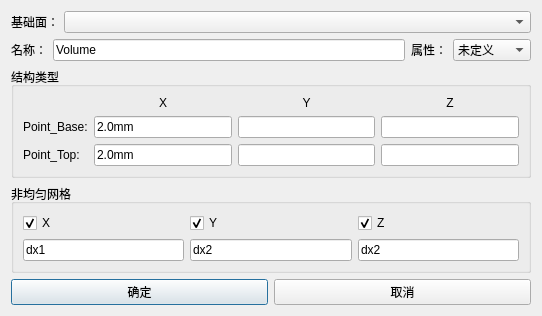
<?xml version="1.0" encoding="UTF-8"?>
<ui version="4.0">
 <class>Dialog_DraftModeling_Revolution</class>
 <widget class="QDialog" name="Dialog_DraftModeling_Revolution">
  <property name="windowModality">
   <enum>Qt::ApplicationModal</enum>
  </property>
  <property name="geometry">
   <rect>
    <x>0</x>
    <y>0</y>
    <width>542</width>
    <height>283</height>
   </rect>
  </property>
  <property name="sizePolicy">
   <sizepolicy hsizetype="Fixed" vsizetype="Fixed">
    <horstretch>0</horstretch>
    <verstretch>0</verstretch>
   </sizepolicy>
  </property>
  <property name="minimumSize">
   <size>
    <width>0</width>
    <height>0</height>
   </size>
  </property>
  <property name="maximumSize">
   <size>
    <width>16777215</width>
    <height>16777215</height>
   </size>
  </property>
  <property name="windowTitle">
   <string>草图建模-旋转</string>
  </property>
  <layout class="QGridLayout" name="gridLayout_3">
   <item row="0" column="0">
    <layout class="QHBoxLayout" name="horizontalLayout_type">
     <property name="spacing">
      <number>5</number>
     </property>
     <property name="sizeConstraint">
      <enum>QLayout::SetNoConstraint</enum>
     </property>
     <item>
      <widget class="QLabel" name="label">
       <property name="sizePolicy">
        <sizepolicy hsizetype="Preferred" vsizetype="Minimum">
         <horstretch>0</horstretch>
         <verstretch>0</verstretch>
        </sizepolicy>
       </property>
       <property name="text">
        <string>基础面：</string>
       </property>
      </widget>
     </item>
     <item>
      <widget class="StyledComboBox" name="comboBox_Areas">
       <property name="sizePolicy">
        <sizepolicy hsizetype="MinimumExpanding" vsizetype="Fixed">
         <horstretch>0</horstretch>
         <verstretch>0</verstretch>
        </sizepolicy>
       </property>
      </widget>
     </item>
    </layout>
   </item>
   <item row="1" column="0">
    <layout class="QHBoxLayout" name="horizontalLayout_name">
     <item>
      <widget class="QLabel" name="Label_Name_2">
       <property name="sizePolicy">
        <sizepolicy hsizetype="Fixed" vsizetype="Preferred">
         <horstretch>0</horstretch>
         <verstretch>0</verstretch>
        </sizepolicy>
       </property>
       <property name="text">
        <string>名称：</string>
       </property>
      </widget>
     </item>
     <item>
      <widget class="QLineEdit" name="LineEdit_Name">
       <property name="sizePolicy">
        <sizepolicy hsizetype="Preferred" vsizetype="Fixed">
         <horstretch>0</horstretch>
         <verstretch>0</verstretch>
        </sizepolicy>
       </property>
       <property name="text">
        <string>Volume</string>
       </property>
      </widget>
     </item>
     <item>
      <widget class="QLabel" name="Label_Shadow_2">
       <property name="sizePolicy">
        <sizepolicy hsizetype="Fixed" vsizetype="Preferred">
         <horstretch>0</horstretch>
         <verstretch>0</verstretch>
        </sizepolicy>
       </property>
       <property name="text">
        <string>属性：</string>
       </property>
      </widget>
     </item>
     <item>
      <widget class="StyledComboBox" name="ComboBox_Shadow_Attribute">
       <property name="enabled">
        <bool>true</bool>
       </property>
       <property name="sizePolicy">
        <sizepolicy hsizetype="Maximum" vsizetype="Fixed">
         <horstretch>0</horstretch>
         <verstretch>0</verstretch>
        </sizepolicy>
       </property>
       <property name="maximumSize">
        <size>
         <width>16777215</width>
         <height>16777215</height>
        </size>
       </property>
       <property name="sizeIncrement">
        <size>
         <width>1</width>
         <height>0</height>
        </size>
       </property>
       <property name="editable">
        <bool>false</bool>
       </property>
       <item>
        <property name="text">
         <string>未定义</string>
        </property>
       </item>
       <item>
        <property name="text">
         <string>理想导体</string>
        </property>
       </item>
       <item>
        <property name="text">
         <string>自定义</string>
        </property>
       </item>
       <item>
        <property name="text">
         <string>真空</string>
        </property>
       </item>
      </widget>
     </item>
    </layout>
   </item>
   <item row="2" column="0">
    <widget class="QGroupBox" name="groupBox_main">
     <property name="title">
      <string>结构类型</string>
     </property>
     <layout class="QGridLayout" name="gridLayout_5">
      <item row="1" column="0">
       <widget class="QLabel" name="label_2">
        <property name="text">
         <string>Point_Base:</string>
        </property>
       </widget>
      </item>
      <item row="1" column="2">
       <widget class="QLineEdit" name="lineEdit_PointBaseY"/>
      </item>
      <item row="1" column="1">
       <widget class="QLineEdit" name="lineEdit_PointBaseX">
        <property name="text">
         <string>2.0mm</string>
        </property>
       </widget>
      </item>
      <item row="3" column="3">
       <widget class="QLineEdit" name="lineEdit_PointTopZ"/>
      </item>
      <item row="1" column="3">
       <widget class="QLineEdit" name="lineEdit_PointBaseZ"/>
      </item>
      <item row="3" column="1">
       <widget class="QLineEdit" name="lineEdit_PointTopX">
        <property name="text">
         <string>2.0mm</string>
        </property>
       </widget>
      </item>
      <item row="3" column="0">
       <widget class="QLabel" name="label_3">
        <property name="text">
         <string>Point_Top:</string>
        </property>
       </widget>
      </item>
      <item row="3" column="2">
       <widget class="QLineEdit" name="lineEdit_PointTopY"/>
      </item>
      <item row="0" column="1">
       <widget class="QLabel" name="label_4">
        <property name="text">
         <string>X</string>
        </property>
        <property name="alignment">
         <set>Qt::AlignCenter</set>
        </property>
       </widget>
      </item>
      <item row="0" column="2">
       <widget class="QLabel" name="label_5">
        <property name="text">
         <string>Y</string>
        </property>
        <property name="alignment">
         <set>Qt::AlignCenter</set>
        </property>
       </widget>
      </item>
      <item row="0" column="3">
       <widget class="QLabel" name="label_6">
        <property name="text">
         <string>Z</string>
        </property>
        <property name="alignment">
         <set>Qt::AlignCenter</set>
        </property>
       </widget>
      </item>
     </layout>
    </widget>
   </item>
   <item row="3" column="0">
    <widget class="QGroupBox" name="groupBox_NonUniform">
     <property name="title">
      <string>非均匀网格</string>
     </property>
     <layout class="QGridLayout" name="gridLayout_2">
      <item row="0" column="0">
       <layout class="QGridLayout" name="gridLayout">
        <item row="0" column="1">
         <widget class="QCheckBox" name="checkBox_UniformY">
          <property name="text">
           <string>Y</string>
          </property>
          <property name="checked">
           <bool>true</bool>
          </property>
         </widget>
        </item>
        <item row="0" column="2">
         <widget class="QCheckBox" name="checkBox_UniformZ">
          <property name="text">
           <string>Z</string>
          </property>
          <property name="checked">
           <bool>true</bool>
          </property>
         </widget>
        </item>
        <item row="0" column="0">
         <widget class="QCheckBox" name="checkBox_UniformX">
          <property name="text">
           <string>X</string>
          </property>
          <property name="checked">
           <bool>true</bool>
          </property>
         </widget>
        </item>
        <item row="1" column="0">
         <widget class="QLineEdit" name="lineEdit_UniformX">
          <property name="text">
           <string>dx1</string>
          </property>
         </widget>
        </item>
        <item row="1" column="1">
         <widget class="QLineEdit" name="lineEdit_UniformY">
          <property name="text">
           <string>dx2</string>
          </property>
         </widget>
        </item>
        <item row="1" column="2">
         <widget class="QLineEdit" name="lineEdit_UniformZ">
          <property name="text">
           <string>dx2</string>
          </property>
         </widget>
        </item>
       </layout>
      </item>
     </layout>
    </widget>
   </item>
   <item row="4" column="0">
    <layout class="QHBoxLayout" name="horizontalLayout_okAndCancel">
     <property name="sizeConstraint">
      <enum>QLayout::SetFixedSize</enum>
     </property>
     <item>
      <widget class="QPushButton" name="pushButton_ok">
       <property name="text">
        <string>确定</string>
       </property>
      </widget>
     </item>
     <item>
      <widget class="QPushButton" name="pushButton_cancel">
       <property name="text">
        <string>取消</string>
       </property>
      </widget>
     </item>
    </layout>
   </item>
  </layout>
 </widget>
 <customwidgets>
  <customwidget>
   <class>StyledComboBox</class>
   <extends>QComboBox</extends>
   <header>StyledComboBox.h</header>
  </customwidget>
 </customwidgets>
 <tabstops>
  <tabstop>comboBox_Areas</tabstop>
  <tabstop>LineEdit_Name</tabstop>
  <tabstop>ComboBox_Shadow_Attribute</tabstop>
  <tabstop>checkBox_UniformX</tabstop>
  <tabstop>lineEdit_UniformX</tabstop>
  <tabstop>checkBox_UniformY</tabstop>
  <tabstop>lineEdit_UniformY</tabstop>
  <tabstop>checkBox_UniformZ</tabstop>
  <tabstop>lineEdit_UniformZ</tabstop>
  <tabstop>pushButton_ok</tabstop>
  <tabstop>pushButton_cancel</tabstop>
 </tabstops>
 <resources/>
 <connections/>
</ui>
